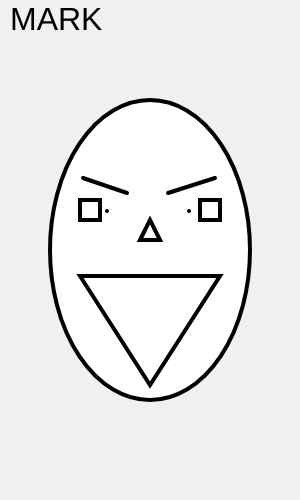
Frame 1 (no input)
Frame 60 (no input): identical to frame 1, image omitted
Frame 120 (the mouse pressed at the canvas centre since frame 60): identical to frame 1, image omitted

The p5.js sketch that drew this single still picture (run headless with seeded random() and noise() and a simulated clock; from frame 60 on, the mouse is pressed at the canvas centre):

// p5.js sketch
// ── sketch.js
function setup() {
  createCanvas(300, 500);
}

function draw() {
  background(220);
  ellipse(150,250,200,300);
  triangle(140, 240, 145, 250, 170, 270)
}

function draw() {
  background(240);
  strokeWeight(4);
  ellipse(150,250,200,300);
  triangle(140, 240, 150, 220, 160, 240);
  point(80,200);
  point(200,200);
  square(80,200,20);
  square(200,200,20);
  line(83,178,127,193);
  line(168,193,215,178);
  point(107,211);
  point(189,211);
  triangle(80,276,150,385,220,276);
  textSize(32)
  text('MARK', 10, 30);
  //circle(mo395useX, mouseY, 25);
}
// ── html page.html
<html>
    <head>
        <title>p5.js page</title>
        <script src="https://cdnjs.cloudflare.com/ajax/libs/p5.js/1.1.9/p5.min.js"></script>
        <script src="sketch.js"></script>
    </head>
    <body>

    </body>
</html>
